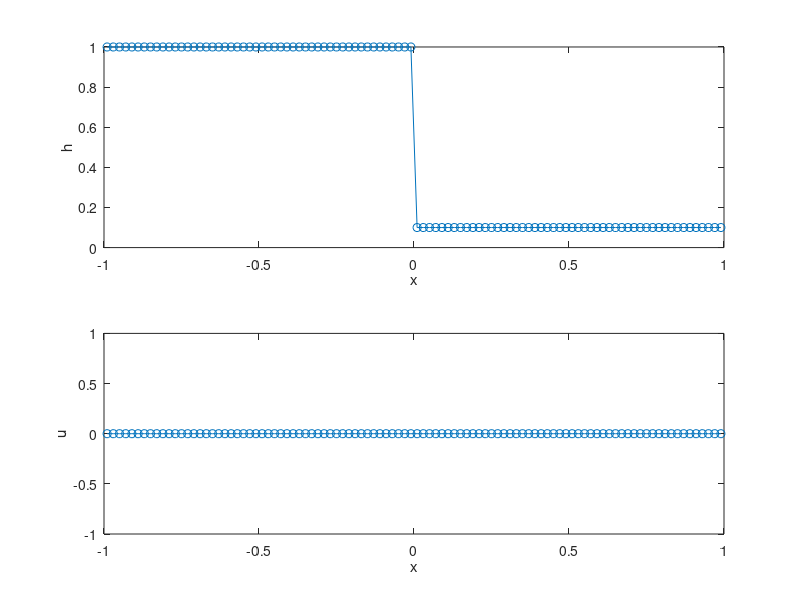

The MATLAB script that drew this image: (Note: this script raises an error after producing the figure.)
% Godunov-type Finite volume method for the 1D Shallow Water Equation
clear;
clc;

global Nx g;

% Physical parameters
xL =-1;
xR = 1;
t = 0;
tend = 1;
g = 9.81;   % acceleration due to gravity

% numerical parameters
Nx = 100;           % the number of the cell-centers
dx = (xR - xL)/Nx;  % distance between the mesh points
CFL= 0.9;           % CFL number <= 1
x  = linspace(xL+dx/2,xR-dx/2,Nx);

% Initial conditoins
q = zeros(2,Nx);
hL = 1;   
hR = 0.1;
q(1,1:Nx/2)    = hL;
q(1,Nx/2+1:Nx) = hR;
qnew = q;

% plot the initial data
subplot(2,1,1)
plot(x,q(1,:),'-o')
ylabel('h')
xlabel('x')

subplot(2,1,2)
plot(x,q(2,:)./q(1,:),'-o')
ylabel('u')
xlabel('x')

% compute the total amount of water content in the domain (integral of h
% between xL and xR):
H0 = sum(dx*q(1,:));

% time loop
for n = 1:1000000
    amax = max(max(abs(Lambda(q))));
    dt   = CFL*dx/amax; 
    if (t + dt > tend)
        dt = tend - t;
    end
    if (t >= tend)
        break;  % stop the time loop
    end
    
    % space loop
    dtdx = dt/dx;
    for i = 1:Nx
        if    ( i == 1  )
            q_ghost    = q(:,i);    % "create" a ghost state outside of the domain
            q_ghost(2) =-q(2,i);    % invert the sing of its momentum/velocity
            qm = ExactRP(q_ghost,q(:,i  ),0);  % compute the exact sol of the RP at x_{i-1/2}
            fm = f(qm);
            qp = ExactRP(q(:,i  ),q(:,i+1),0);  % compute the exact sol of the RP at x_{i+1/2}
            fp = f(qp);
            % stadrand Finite-Volume update:
            qnew(:,i) = q(:,i) - dtdx*( fp - fm );
        elseif( i == Nx )
            q_ghost    = q(:,i);    % "create" a ghost state outside of the domain
            q_ghost(2) =-q(2,i);    % invert the sing of its momentum/velocity
            qm = ExactRP(q(:,i-1),q(:,i  ),0);  % compute the exact sol of the RP at x_{i-1/2}
            fm = f(qm);
            qp = ExactRP(q(:,i  ),q_ghost,0);  % compute the exact sol of the RP at x_{i+1/2}
            fp = f(qp);
            % stadrand Finite-Volume update:
            qnew(:,i) = q(:,i) - dtdx*( fp - fm );
        else
            qm = ExactRP(q(:,i-1),q(:,i  ),0);  % compute the exact sol of the RP at x_{i-1/2}
            fm = f(qm);
            qp = ExactRP(q(:,i  ),q(:,i+1),0);  % compute the exact sol of the RP at x_{i+1/2}
            fp = f(qp);
            % stadrand Finite-Volume update:
            qnew(:,i) = q(:,i) - dtdx*( fp - fm );
        end

    end

    % update time and solution
    t = t + dt;
    q = qnew;

    % plot the snumerical solution
    subplot(2,1,1)
    plot(x,q(1,:),'-o')
    ylabel('h')
    xlabel('x')
    title(strcat('time = ',num2str(t)))
    
    subplot(2,1,2)
    plot(x,q(2,:)./q(1,:),'-o')
    ylabel('u')
    xlabel('x')
    errMassCons = sum(dx*q(1,:)) - H0;  % compare integral of h with the one at t=0
    title(strcat('mass cons error = ',num2str(errMassCons)))

    pause(0.001)
    % for monitoring: Compute the amount of water and compare with H0

end





